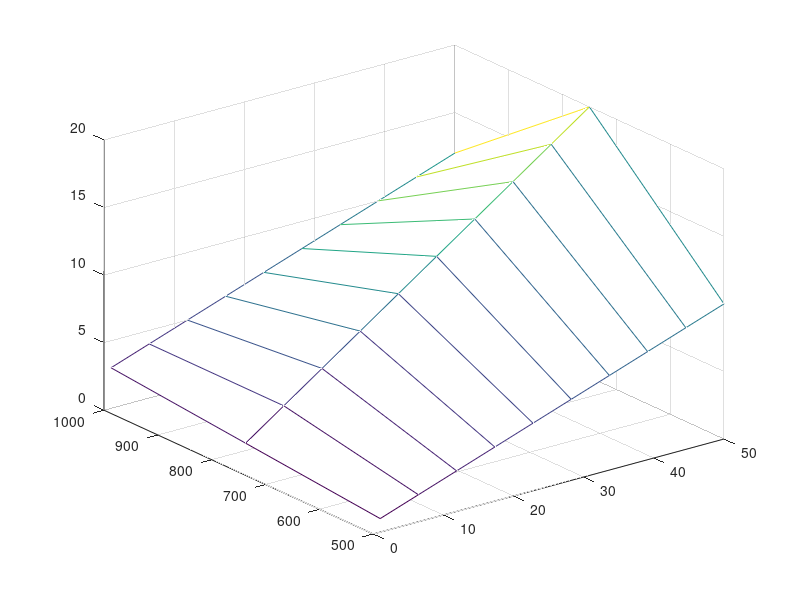
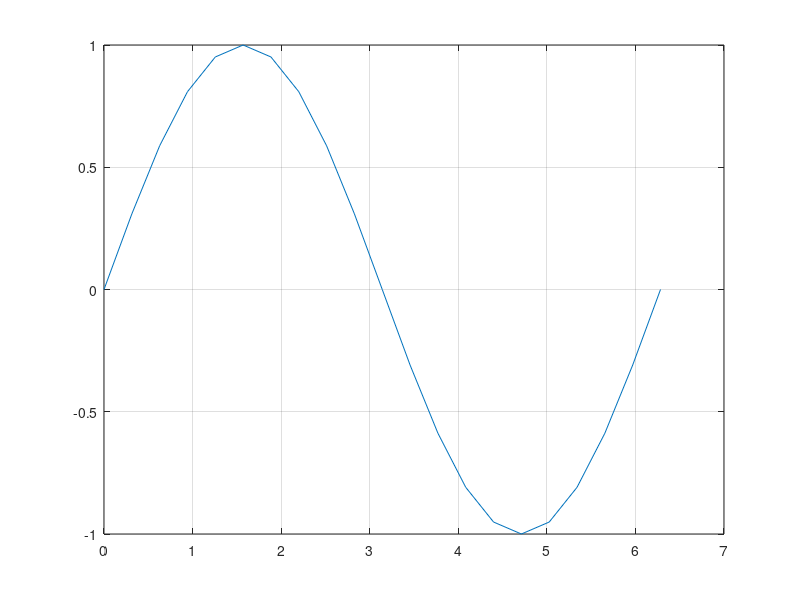

MATLAB code to generate these figures, in order: (Note: this script raises an error after producing the figures.)
% ClassWork Patrick Kubiak 6-24-2015

%% 3D Polting
clear all
clc

% define Z
z1 = [1:10];
z2 = [2:2:20];
z3 = [3:12];
Z = [z1; z2; z3];

% make X and Y same size
x = linspace(1, 50, 10);
y = linspace(500, 1000, 3);
[X, Y] = meshgrid(x, y);

% mesh it
figure(1);
mesh(X, Y, Z);

figure(2);
mesh(Y, X, Z);

%% printing
A = 5
fprintf('Good golly Molly, there are %8.2f cows in the barn\n\n', A);
B = 0:10:100;
fprintf('Good golly Molly, there are %8.2f cows in the barn\n', B);

%% ginput
x = 0 : pi / 10 : 2 * pi;
y = sin(x);
plot(x, y);
grid on;
[X, Y] = ginput;        % click and hit enter to use ginput
X
Y
Z = polynomial(X, Y)
